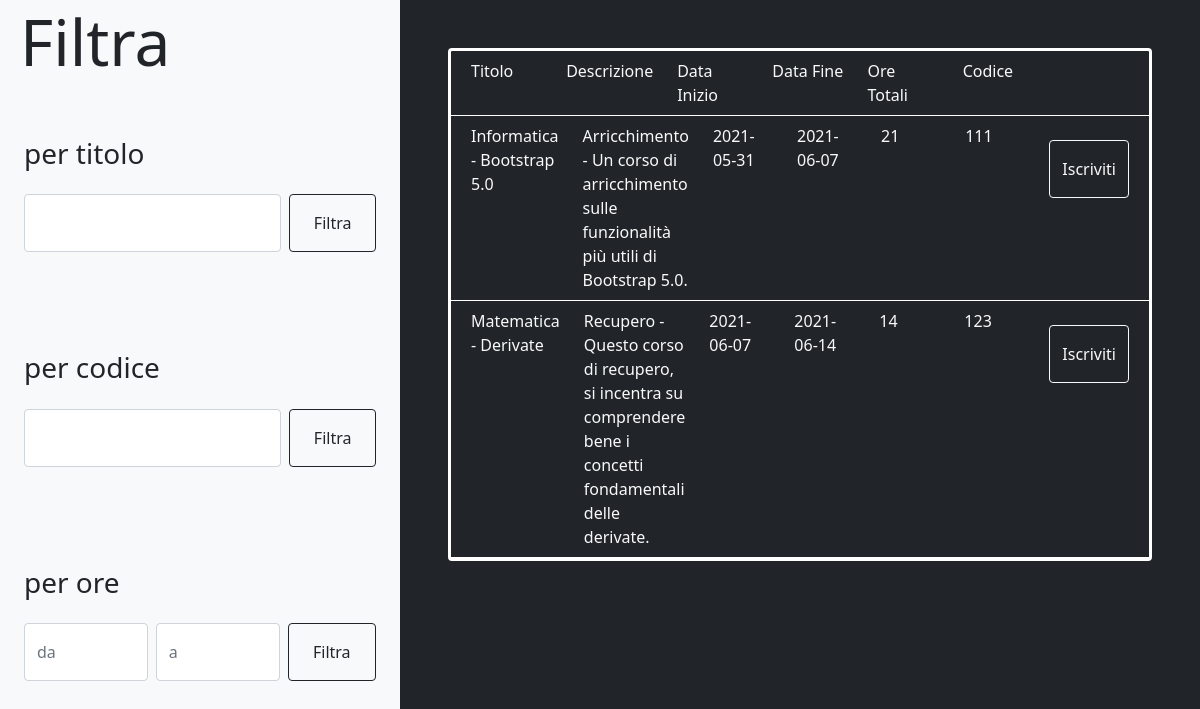
Screenshot of /php/studenti_visualizza_corsi_interni.php with the database file from the repository.
### tables this page shows
CREATE TABLE `corsi_interni` (
  `Titolo` varchar(255) NOT NULL,
  `Descrizione` varchar(255) NOT NULL,
  `Data_Inizio` date NOT NULL,
  `Data_Fine` date NOT NULL,
  `Totale_Ore` int(11) NOT NULL,
  `Codice` int(11) NOT NULL,
  `Matricola_Professore` int(11) NOT NULL
);

### php/studenti_visualizza_corsi_interni.php (the view, shortened to what this page needs)
<?php
  function disegna_tabella($risultato) {
    while ($riga = mysqli_fetch_assoc($risultato)) {
      echo "<div class=\"row p-2 m-0 border-white border-bottom border-1\">";
      echo "<div class=\"col\">" . $riga["Titolo"] . "</div>";
      echo "<div class=\"col\">" . $riga["Descrizione"] . "</div>";
      echo "<div class=\"col\">" . $riga["Data_Inizio"] . "</div>";
      echo "<div class=\"col\">" . $riga["Data_Fine"] . "</div>";
      echo "<div class=\"col\">" . $riga["Totale_Ore"] . "</div>";
      echo "<div class=\"col\">" . $riga["Codice"] . "</div>";
      echo "<div class=\"col\"> <a href=\"studenti_visualizza_corsi_interni.php?codice=" . $riga["Codice"] . "&matricola_studente=" . $_REQUEST["matricola_studente"] . "\" class=\"align-self-center w-75\"><input type=\"button\" class=\"btn btn-outline-light my-3 py-3 w-100\" name=\"\" value=\"Iscriviti\"></a> </div>";
      echo "</div>";
    }
  }
  require "connessione_db.php";
  $query = "SELECT * FROM corsi_interni";
  $risultato = mysqli_query($link, $query);
  require "../studenti_visualizza_corsi_interni.html";
?>

### rows the page displays
corsi_interni: Titolo "Informatica - Bootstrap 5.0", Descrizione "Arricchimento - Un corso di arricchimento sulle funzionalità più utili di Bootstrap 5.0.", Data_Inizio "2021-05-31", Data_Fine "2021-06-07", Totale_Ore "21", Codice "111"
corsi_interni: Titolo "Matematica - Derivate", Descrizione "Recupero - Questo corso di recupero, si incentra su comprendere bene i concetti fondamentali delle derivate.", Data_Inizio "2021-06-07", Data_Fine "2021-06-14", Totale_Ore "14", Codice "123"
